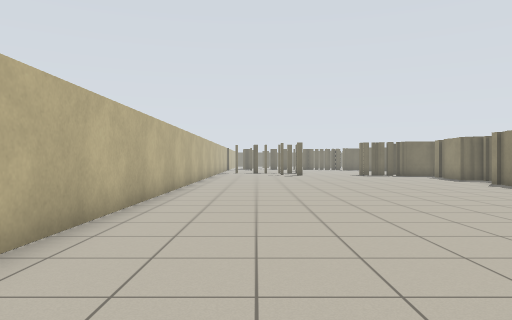
view 1 (above)

24 first-person views from a walk through a world built for the Player/Stage simulator. The camera is 0.94 m above the floor, looks level and sees 70° across. The lines on the ground mark 1 m squares. The floor is counted in squares, 1 m on a side. Each view is taken from the middle of a square. On the plan, view 1 faces up. The plan holds only what a view shows up to about 13 squares ahead; the rest is blank. The place goes on beyond the plan. Robots are left out.

view 2
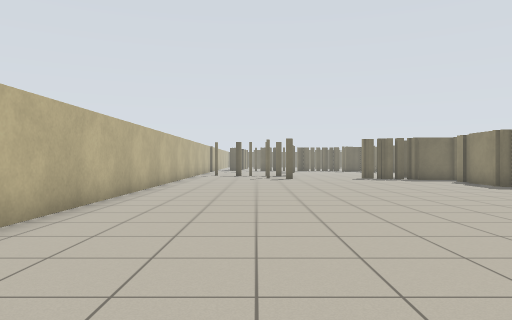

view 3
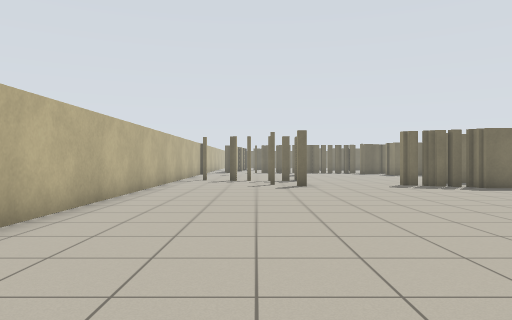

view 4
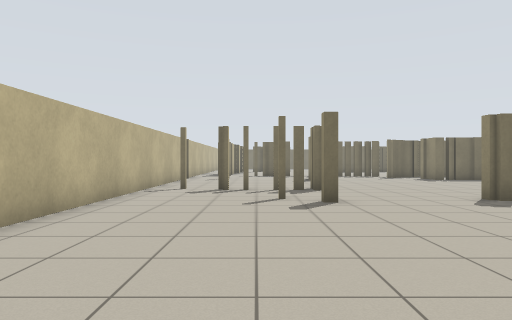

view 5
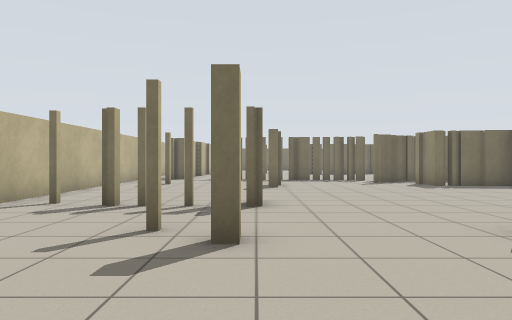

view 6
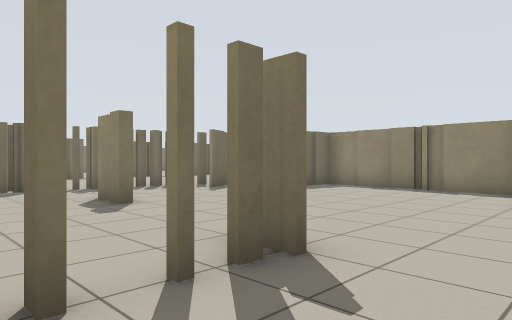

view 7
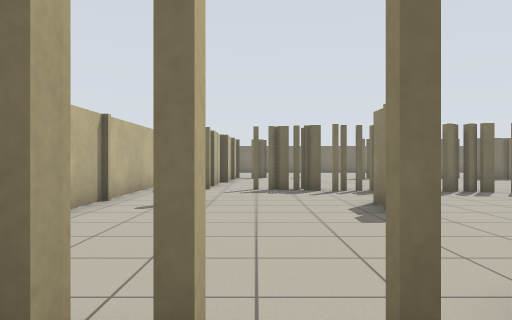

view 8
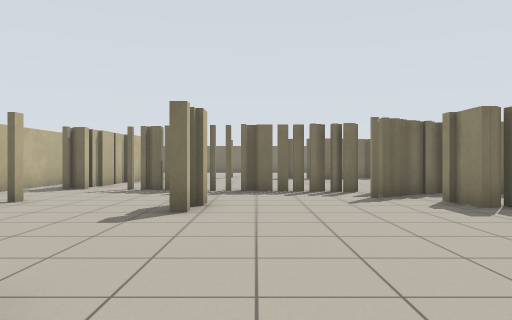

view 9
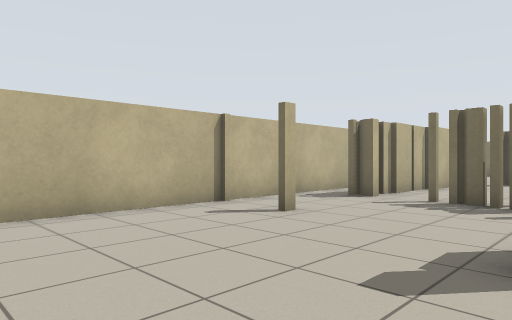

view 10
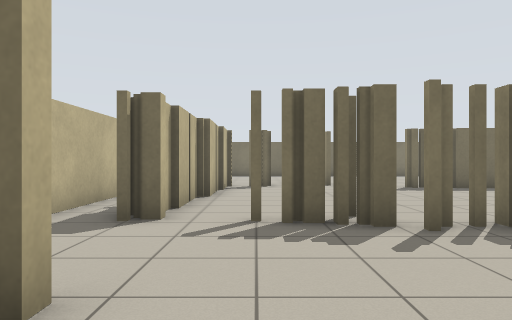

view 11
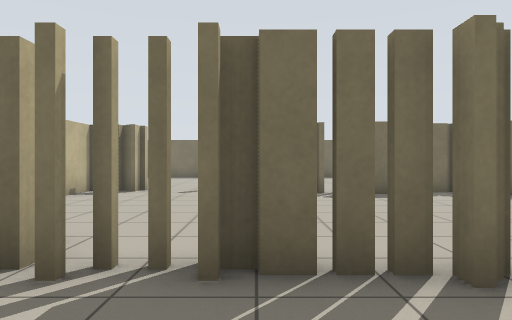

view 12
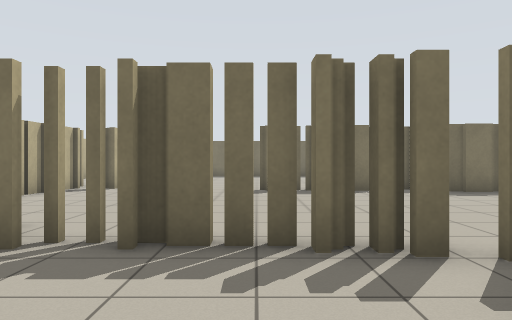

view 13
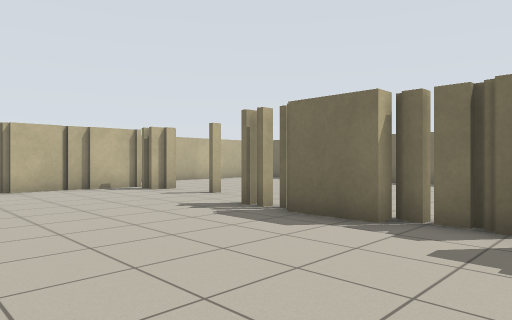

view 14
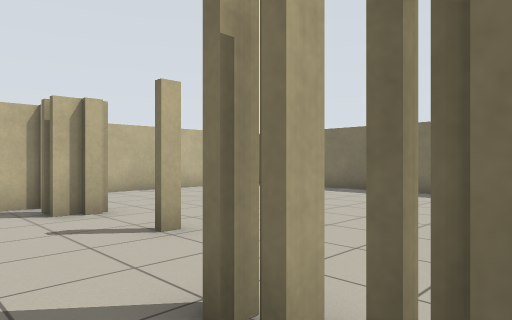

view 15
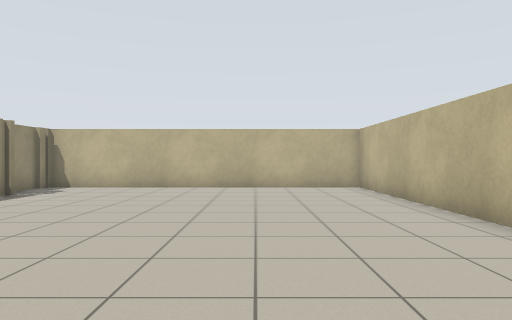

view 16
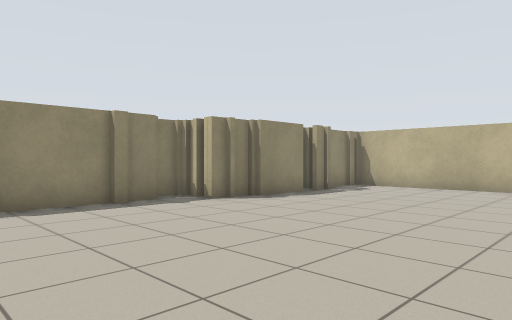

view 17
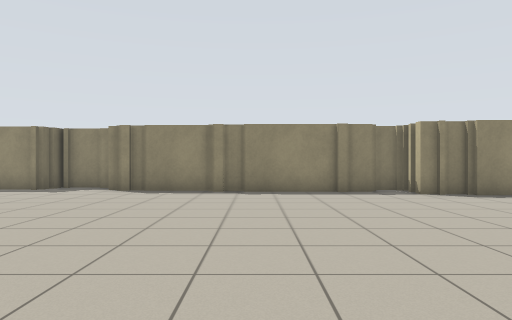

view 18
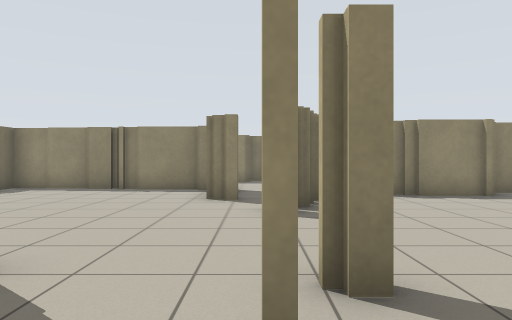

view 19
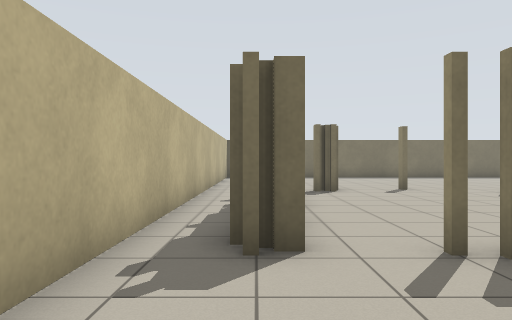

view 20
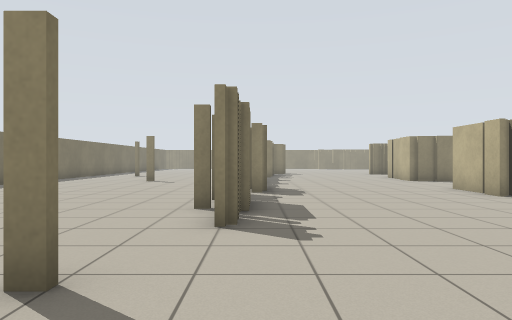

view 21
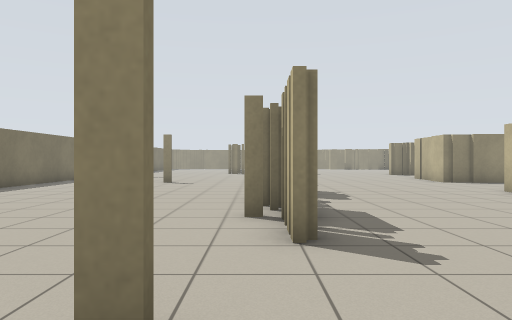

view 22
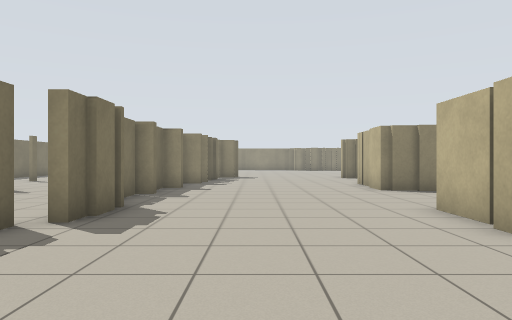

view 23
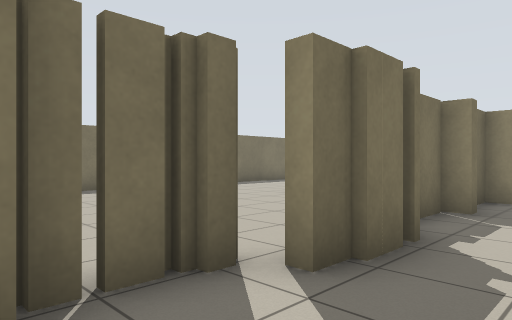

view 24
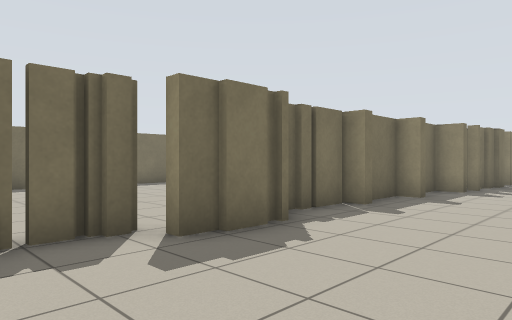

### Floor plan
Key: @ floor where view 1 was taken; # wall or solid block; x gap in a wall; . floor; T thing the floor can be seen under or through.
Columns run from 3 left of view 1 to 24 right of it. Each row starts with its distance up from view 1.
 47 #...   ...............
 46 #..... ...............
 45 #....................
 44 #. ##..#...........
 43 #. ##......##TT...
 42 #. #......x##.TTT##########
 41 #. #....................####
 40 #.##......................
 39 #.#....................
 38 #.#....................
 37 #.#....................
 36 #.#.##.................
 35 #....#xxTTx#..###...###
 34 #..........#####   .#
 33 #..............
 32 #..#...#.....#
 31 #......#.....###
 30 #..............#
 29 #..............#
 28 #..............#
 27 #..............#
 26 #.#..##........#
 25 #..#...........#
 24 #...........####
 23 #....#..........
 22 #.....#...##
 21 #.......... ##
 20 #............#
 19 #............#
 18 #............#
 17 #............#
 16 #............#
 15 #............#
 14 #...........##
 13 #...........#
 12 #...........#
 11 #...........#
 10 #...........#
  9 #...........#
  8 #...........#
  7 #...........##
  6 #............#
  5 #..........###
  4 #..........#
  3 #..........#
  2 #..........#
  1 #..........#
  0 #..@.......#
 -1 #..........#
 -2 ############

Positions as (right, up) in squares from view 1, and headings:
1: (0, 0), facing up
2: (1, 4), facing up
3: (1, 9), facing up
4: (1, 14), facing up
5: (3, 18), facing up
6: (0, 23), facing up-right
7: (1, 24), facing up
8: (5, 24), facing up
9: (4, 27), facing up-left
10: (1, 30), facing up
11: (5, 32), facing up
12: (6, 31), facing up
13: (12, 37), facing up-left
14: (8, 41), facing up-left
15: (1, 11), facing down
16: (1, 11), facing down-right
17: (-2, 10), facing right
18: (0, 23), facing right
19: (-1, 32), facing up
20: (1, 42), facing right
21: (2, 43), facing right
22: (6, 39), facing right
23: (9, 40), facing up-right
24: (9, 38), facing up-right
